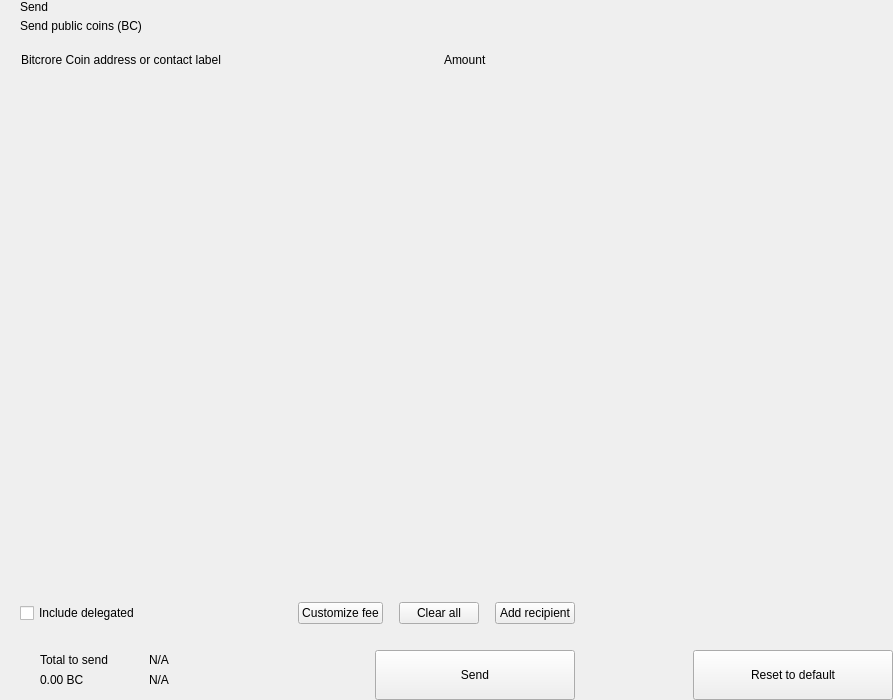
<?xml version="1.0" encoding="UTF-8"?>
<ui version="4.0">
 <class>send</class>
 <widget class="QWidget" name="send">
  <property name="geometry">
   <rect>
    <x>0</x>
    <y>0</y>
    <width>893</width>
    <height>700</height>
   </rect>
  </property>
  <property name="windowTitle">
   <string>Form</string>
  </property>
  <layout class="QHBoxLayout" name="horizontalLayout_2" stretch="2,1">
   <property name="spacing">
    <number>0</number>
   </property>
   <property name="leftMargin">
    <number>0</number>
   </property>
   <property name="topMargin">
    <number>0</number>
   </property>
   <property name="rightMargin">
    <number>0</number>
   </property>
   <property name="bottomMargin">
    <number>0</number>
   </property>
   <item>
    <widget class="QWidget" name="left" native="true">
     <layout class="QVBoxLayout" name="verticalLayout_3">
      <property name="spacing">
       <number>0</number>
      </property>
      <property name="leftMargin">
       <number>0</number>
      </property>
      <property name="topMargin">
       <number>0</number>
      </property>
      <property name="rightMargin">
       <number>0</number>
      </property>
      <property name="bottomMargin">
       <number>0</number>
      </property>
      <item>
       <layout class="QVBoxLayout" name="verticalLayout_22" stretch="0,0,0,1,0,0,0,0">
        <property name="spacing">
         <number>0</number>
        </property>
        <item>
         <layout class="QHBoxLayout" name="horizontalLayout_3">
          <property name="spacing">
           <number>0</number>
          </property>
          <property name="leftMargin">
           <number>20</number>
          </property>
          <property name="rightMargin">
           <number>20</number>
          </property>
          <item>
           <layout class="QVBoxLayout" name="verticalLayout">
            <property name="spacing">
             <number>5</number>
            </property>
            <item>
             <widget class="QLabel" name="labelTitle">
              <property name="text">
               <string>Send</string>
              </property>
              <property name="alignment">
               <set>Qt::AlignLeading|Qt::AlignLeft|Qt::AlignVCenter</set>
              </property>
             </widget>
            </item>
            <item>
             <widget class="QLabel" name="labelSubtitle1">
              <property name="text">
               <string>Send public coins (BC)</string>
              </property>
             </widget>
            </item>
           </layout>
          </item>
          <item>
           <spacer name="horizontalSpacer">
            <property name="orientation">
             <enum>Qt::Horizontal</enum>
            </property>
            <property name="sizeHint" stdset="0">
             <size>
              <width>40</width>
              <height>20</height>
             </size>
            </property>
           </spacer>
          </item>
         </layout>
        </item>
        <item>
         <spacer name="verticalSpacer_2">
          <property name="orientation">
           <enum>Qt::Vertical</enum>
          </property>
          <property name="sizeType">
           <enum>QSizePolicy::Fixed</enum>
          </property>
          <property name="sizeHint" stdset="0">
           <size>
            <width>20</width>
            <height>20</height>
           </size>
          </property>
         </spacer>
        </item>
        <item>
         <layout class="QHBoxLayout" name="horizontalLayout" stretch="6,0,2">
          <property name="spacing">
           <number>0</number>
          </property>
          <property name="leftMargin">
           <number>10</number>
          </property>
          <property name="topMargin">
           <number>0</number>
          </property>
          <property name="rightMargin">
           <number>20</number>
          </property>
          <property name="bottomMargin">
           <number>0</number>
          </property>
          <item>
           <widget class="QLabel" name="labelSubtitleAddress">
            <property name="styleSheet">
             <string notr="true">margin-left:8px;</string>
            </property>
            <property name="text">
             <string>Bitcrore Coin address or contact label</string>
            </property>
           </widget>
          </item>
          <item>
           <spacer name="horizontalSpacer_3">
            <property name="orientation">
             <enum>Qt::Horizontal</enum>
            </property>
            <property name="sizeType">
             <enum>QSizePolicy::Fixed</enum>
            </property>
            <property name="sizeHint" stdset="0">
             <size>
              <width>40</width>
              <height>1</height>
             </size>
            </property>
           </spacer>
          </item>
          <item>
           <widget class="QLabel" name="labelSubtitleAmount">
            <property name="text">
             <string>Amount</string>
            </property>
           </widget>
          </item>
         </layout>
        </item>
        <item>
         <widget class="QScrollArea" name="scrollArea">
          <property name="minimumSize">
           <size>
            <width>0</width>
            <height>350</height>
           </size>
          </property>
          <property name="styleSheet">
           <string notr="true">#scrollArea {
            background:transparent;
            margin-top:10px;
}</string>
          </property>
          <property name="horizontalScrollBarPolicy">
           <enum>Qt::ScrollBarAlwaysOff</enum>
          </property>
          <property name="sizeAdjustPolicy">
           <enum>QAbstractScrollArea::AdjustIgnored</enum>
          </property>
          <property name="widgetResizable">
           <bool>true</bool>
          </property>
          <property name="alignment">
           <set>Qt::AlignLeading|Qt::AlignLeft|Qt::AlignTop</set>
          </property>
          <widget class="QWidget" name="scrollAreaWidgetContents">
           <property name="geometry">
            <rect>
             <x>0</x>
             <y>0</y>
             <width>591</width>
             <height>16</height>
            </rect>
           </property>
           <property name="sizePolicy">
            <sizepolicy hsizetype="Preferred" vsizetype="Maximum">
             <horstretch>0</horstretch>
             <verstretch>0</verstretch>
            </sizepolicy>
           </property>
           <property name="autoFillBackground">
            <bool>false</bool>
           </property>
           <property name="styleSheet">
            <string notr="true">#scrollAreaWidgetContents {
             background:transparent;
             }</string>
           </property>
           <layout class="QVBoxLayout" name="verticalLayout_7">
            <property name="spacing">
             <number>0</number>
            </property>
            <property name="sizeConstraint">
             <enum>QLayout::SetDefaultConstraint</enum>
            </property>
            <property name="leftMargin">
             <number>0</number>
            </property>
            <property name="topMargin">
             <number>0</number>
            </property>
            <property name="rightMargin">
             <number>0</number>
            </property>
            <property name="bottomMargin">
             <number>0</number>
            </property>
           </layout>
          </widget>
         </widget>
        </item>
        <item>
         <spacer name="verticalSpacer_4">
          <property name="orientation">
           <enum>Qt::Vertical</enum>
          </property>
          <property name="sizeType">
           <enum>QSizePolicy::Fixed</enum>
          </property>
          <property name="sizeHint" stdset="0">
           <size>
            <width>20</width>
            <height>20</height>
           </size>
          </property>
         </spacer>
        </item>
        <item>
         <layout class="QHBoxLayout" name="horizontalLayout_20">
          <property name="spacing">
           <number>6</number>
          </property>
          <property name="leftMargin">
           <number>20</number>
          </property>
          <property name="rightMargin">
           <number>20</number>
          </property>
          <item>
           <widget class="QCheckBox" name="checkBoxDelegations">
            <property name="layoutDirection">
             <enum>Qt::LeftToRight</enum>
            </property>
            <property name="text">
             <string>Include delegated</string>
            </property>
           </widget>
          </item>
          <item>
           <spacer name="horizontalSpacer_4">
            <property name="orientation">
             <enum>Qt::Horizontal</enum>
            </property>
            <property name="sizeHint" stdset="0">
             <size>
              <width>10</width>
              <height>20</height>
             </size>
            </property>
           </spacer>
          </item>
          <item>
           <widget class="QPushButton" name="pushButtonFee">
            <property name="focusPolicy">
             <enum>Qt::NoFocus</enum>
            </property>
            <property name="text">
             <string>Customize fee</string>
            </property>
           </widget>
          </item>
          <item>
           <spacer name="horizontalSpacer_11">
            <property name="orientation">
             <enum>Qt::Horizontal</enum>
            </property>
            <property name="sizeType">
             <enum>QSizePolicy::Minimum</enum>
            </property>
            <property name="sizeHint" stdset="0">
             <size>
              <width>10</width>
              <height>20</height>
             </size>
            </property>
           </spacer>
          </item>
          <item>
           <widget class="QPushButton" name="pushButtonClear">
            <property name="focusPolicy">
             <enum>Qt::NoFocus</enum>
            </property>
            <property name="layoutDirection">
             <enum>Qt::RightToLeft</enum>
            </property>
            <property name="text">
             <string>Clear all</string>
            </property>
           </widget>
          </item>
          <item>
           <spacer name="horizontalSpacer_6">
            <property name="orientation">
             <enum>Qt::Horizontal</enum>
            </property>
            <property name="sizeType">
             <enum>QSizePolicy::Fixed</enum>
            </property>
            <property name="sizeHint" stdset="0">
             <size>
              <width>10</width>
              <height>20</height>
             </size>
            </property>
           </spacer>
          </item>
          <item>
           <widget class="QPushButton" name="pushButtonAddRecipient">
            <property name="focusPolicy">
             <enum>Qt::NoFocus</enum>
            </property>
            <property name="text">
             <string>Add recipient</string>
            </property>
           </widget>
          </item>
         </layout>
        </item>
        <item>
         <spacer name="verticalSpacer">
          <property name="orientation">
           <enum>Qt::Vertical</enum>
          </property>
          <property name="sizeType">
           <enum>QSizePolicy::Fixed</enum>
          </property>
          <property name="sizeHint" stdset="0">
           <size>
            <width>20</width>
            <height>16</height>
           </size>
          </property>
         </spacer>
        </item>
        <item>
         <layout class="QHBoxLayout" name="horizontalLayout_7">
          <property name="rightMargin">
           <number>20</number>
          </property>
          <item>
           <layout class="QHBoxLayout" name="horizontalLayout_10">
            <property name="spacing">
             <number>0</number>
            </property>
            <property name="leftMargin">
             <number>8</number>
            </property>
            <item>
             <widget class="QStackedWidget" name="stackedWidget">
              <property name="minimumSize">
               <size>
                <width>0</width>
                <height>60</height>
               </size>
              </property>
              <property name="maximumSize">
               <size>
                <width>16777215</width>
                <height>60</height>
               </size>
              </property>
              <widget class="QWidget" name="page1">
               <layout class="QVBoxLayout" name="verticalLayout_71" stretch="0">
                <property name="spacing">
                 <number>6</number>
                </property>
                <property name="leftMargin">
                 <number>12</number>
                </property>
                <property name="topMargin">
                 <number>0</number>
                </property>
                <property name="rightMargin">
                 <number>0</number>
                </property>
                <property name="bottomMargin">
                 <number>0</number>
                </property>
                <item>
                 <widget class="QWidget" name="coinWidget" native="true">
                  <property name="minimumSize">
                   <size>
                    <width>0</width>
                    <height>60</height>
                   </size>
                  </property>
                  <property name="maximumSize">
                   <size>
                    <width>16777215</width>
                    <height>60</height>
                   </size>
                  </property>
                  <layout class="QHBoxLayout" name="horizontalLayout_9">
                   <property name="spacing">
                    <number>0</number>
                   </property>
                   <property name="leftMargin">
                    <number>20</number>
                   </property>
                   <property name="topMargin">
                    <number>10</number>
                   </property>
                   <property name="rightMargin">
                    <number>20</number>
                   </property>
                   <property name="bottomMargin">
                    <number>10</number>
                   </property>
                   <item>
                    <layout class="QVBoxLayout" name="verticalSend">
                     <property name="spacing">
                      <number>0</number>
                     </property>
                     <item>
                      <widget class="QLabel" name="labelTitleTotalSend">
                       <property name="text">
                        <string>Total to send</string>
                       </property>
                      </widget>
                     </item>
                     <item>
                      <widget class="QLabel" name="labelAmountSend">
                       <property name="text">
                        <string notr="true">0.00 BC</string>
                       </property>
                      </widget>
                     </item>
                    </layout>
                   </item>
                   <item>
                    <spacer name="horizontalSpacer_9">
                     <property name="orientation">
                      <enum>Qt::Horizontal</enum>
                     </property>
                     <property name="sizeType">
                      <enum>QSizePolicy::Fixed</enum>
                     </property>
                     <property name="sizeHint" stdset="0">
                      <size>
                       <width>20</width>
                       <height>20</height>
                      </size>
                     </property>
                    </spacer>
                   </item>
                   <item>
                    <widget class="QLabel" name="labelLine">
                     <property name="minimumSize">
                      <size>
                       <width>1</width>
                       <height>0</height>
                      </size>
                     </property>
                     <property name="maximumSize">
                      <size>
                       <width>1</width>
                       <height>16777215</height>
                      </size>
                     </property>
                     <property name="text">
                      <string/>
                     </property>
                    </widget>
                   </item>
                   <item>
                    <spacer name="horizontalSpacer_10">
                     <property name="orientation">
                      <enum>Qt::Horizontal</enum>
                     </property>
                     <property name="sizeType">
                      <enum>QSizePolicy::Fixed</enum>
                     </property>
                     <property name="sizeHint" stdset="0">
                      <size>
                       <width>20</width>
                       <height>20</height>
                      </size>
                     </property>
                    </spacer>
                   </item>
                   <item>
                    <layout class="QVBoxLayout" name="verticalRemaining">
                     <property name="spacing">
                      <number>0</number>
                     </property>
                     <item>
                      <widget class="QLabel" name="labelTitleTotalRemaining">
                       <property name="text">
                        <string notr="true">N/A</string>
                       </property>
                      </widget>
                     </item>
                     <item>
                      <widget class="QLabel" name="labelAmountRemaining">
                       <property name="text">
                        <string notr="true">N/A</string>
                       </property>
                      </widget>
                     </item>
                    </layout>
                   </item>
                  </layout>
                 </widget>
                </item>
               </layout>
              </widget>
              <widget class="QWidget" name="page_2"/>
             </widget>
            </item>
           </layout>
          </item>
          <item>
           <spacer name="horizontalSpacer_5">
            <property name="orientation">
             <enum>Qt::Horizontal</enum>
            </property>
            <property name="sizeType">
             <enum>QSizePolicy::Expanding</enum>
            </property>
            <property name="sizeHint" stdset="0">
             <size>
              <width>40</width>
              <height>20</height>
             </size>
            </property>
           </spacer>
          </item>
          <item alignment="Qt::AlignBottom">
           <widget class="QPushButton" name="pushButtonSave">
            <property name="minimumSize">
             <size>
              <width>200</width>
              <height>50</height>
             </size>
            </property>
            <property name="maximumSize">
             <size>
              <width>200</width>
              <height>50</height>
             </size>
            </property>
            <property name="focusPolicy">
             <enum>Qt::NoFocus</enum>
            </property>
            <property name="text">
             <string>Send</string>
            </property>
           </widget>
          </item>
         </layout>
        </item>
       </layout>
      </item>
     </layout>
    </widget>
   </item>
   <item>
    <widget class="QWidget" name="right" native="true">
     <layout class="QVBoxLayout" name="verticalLayout_5">
      <property name="leftMargin">
       <number>0</number>
      </property>
      <property name="topMargin">
       <number>0</number>
      </property>
      <property name="rightMargin">
       <number>0</number>
      </property>
      <property name="bottomMargin">
       <number>0</number>
      </property>
      <item>
       <layout class="QVBoxLayout" name="verticalLayout_4">
        <property name="spacing">
         <number>6</number>
        </property>
        <item>
         <widget class="OptionButton" name="btnCoinControl" native="true">
          <property name="minimumSize">
           <size>
            <width>0</width>
            <height>50</height>
           </size>
          </property>
         </widget>
        </item>
        <item>
         <widget class="OptionButton" name="btnChangeAddress" native="true">
          <property name="minimumSize">
           <size>
            <width>0</width>
            <height>50</height>
           </size>
          </property>
         </widget>
        </item>
        <item>
         <widget class="OptionButton" name="btnUri" native="true">
          <property name="minimumSize">
           <size>
            <width>0</width>
            <height>50</height>
           </size>
          </property>
         </widget>
        </item>
        <item>
         <spacer name="verticalSpacer_5">
          <property name="orientation">
           <enum>Qt::Vertical</enum>
          </property>
          <property name="sizeHint" stdset="0">
           <size>
            <width>20</width>
            <height>40</height>
           </size>
          </property>
         </spacer>
        </item>
        <item>
         <layout class="QHBoxLayout" name="horizontalLayout_8">
          <item>
           <spacer name="horizontalSpacer_7">
            <property name="orientation">
             <enum>Qt::Horizontal</enum>
            </property>
            <property name="sizeHint" stdset="0">
             <size>
              <width>40</width>
              <height>20</height>
             </size>
            </property>
           </spacer>
          </item>
          <item>
           <widget class="QPushButton" name="pushButtonReset">
            <property name="minimumSize">
             <size>
              <width>200</width>
              <height>50</height>
             </size>
            </property>
            <property name="maximumSize">
             <size>
              <width>200</width>
              <height>50</height>
             </size>
            </property>
            <property name="focusPolicy">
             <enum>Qt::NoFocus</enum>
            </property>
            <property name="text">
             <string>Reset to default</string>
            </property>
           </widget>
          </item>
         </layout>
        </item>
       </layout>
      </item>
     </layout>
    </widget>
   </item>
  </layout>
 </widget>
 <customwidgets>
  <customwidget>
   <class>OptionButton</class>
   <extends>QWidget</extends>
   <header>qt/bitcrore_coin/optionbutton.h</header>
   <container>1</container>
  </customwidget>
 </customwidgets>
 <resources/>
 <connections/>
</ui>
